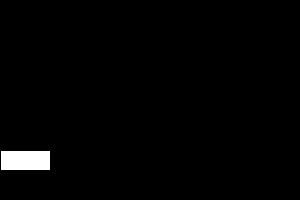
Frame 1 (no input)
Frame 60 (the mouse pressed at the canvas centre just before this capture): identical to frame 1, image omitted
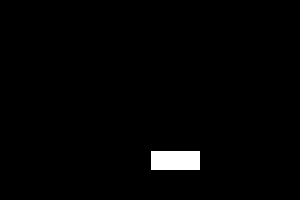
Frame 120 (the mouse held since frame 60 and released just before this capture)

The Processing sketch that drew these frames (run headless with seeded random() and noise(); from frame 60 on, the mouse is pressed at the canvas centre):

// Processing sketch: mouse_one_rect
// ── mouse_one_rect.pde
void setup() {
  size(300, 200);
  frameRate(60);
}
void draw() {
  background(0, 0, 0);
  rect(mouseX, 150, 50, 20);
}
